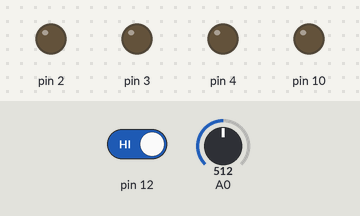
A sketch run on a simulated Arduino Uno, built for the host (arithmetic inside an expression is 32-bit, double 64-bit). Parts: output pins drawn as LEDs (lit = HIGH). Inputs (shaded band) come from the test bench; at power-on: pin 12 HIGH, A0 = 512. Random numbers use the default seed unless the sketch sets one.

Above: at 1.2 s.
1.3 s: pin 12 driven LOW
At 2.5 s:
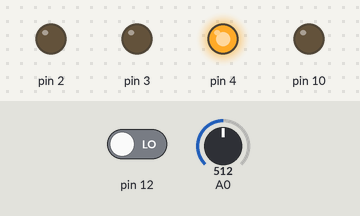
2.8 s: pin 12 driven HIGH
At 3.2 s:
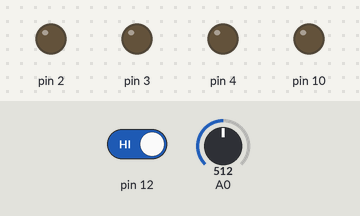
Timing chart, 0 to 5.8 s (numbered marks = the images above; inputs shaded):
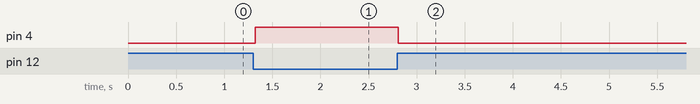

The sketch:

program.ino
```cpp
#define SCREEN_W 40
#define SCREEN_H 30
#define GAME_SPEED 40
#define JOYSTICK_ACCURACY 300
#define MAX_SCORE 185
#define SCORE_POINTS 10

#define VSYNC_PULSE 2
#define BACK_PORCH 33
#define VISIBLE_AREA 480

int8_t PXL_DATA[SCREEN_H][SCREEN_W];
int lineCounter;
int8_t skipLine;
bool visibleArea;
int8_t dy;
int8_t enemyX;
int8_t enemyY;
int8_t player;
int score;
int* defaultPos;

ISR(TIMER1_OVF_vect)
{
    lineCounter = 0;
}

ISR(TIMER2_OVF_vect)
{
    sei();
    __asm__("sleep \n");
}

ISR(TIMER2_COMPB_vect)
{
    int8_t columnCounter;
    int8_t* rowPtr;

    if (visibleArea)
    {
        rowPtr = &(PXL_DATA[(lineCounter - (BACK_PORCH + VSYNC_PULSE)) / (VISIBLE_AREA / SCREEN_H)][0]);
        columnCounter = SCREEN_W;

        while (columnCounter--)
        {
            PORTD = (*(rowPtr++)) << PD2;
        }

        PORTD = 0;
    }

    lineCounter++;
    skipLine = !skipLine;

    if (skipLine && (lineCounter > (BACK_PORCH + VSYNC_PULSE)) && (lineCounter < (BACK_PORCH + VSYNC_PULSE + VISIBLE_AREA)))
    {
        visibleArea = true;
    }
    else
    {
        visibleArea = false;
    }
}

void setup()
{
    randomSeed(analogRead(0));
    pinMode(10, OUTPUT);
    pinMode(4, OUTPUT);
    pinMode(3, OUTPUT);
    pinMode(2, OUTPUT);

    pinMode(A0, INPUT);
    pinMode(12, INPUT);

    TCCR1A = 0b00100011; // PIN D10 OUTPUT, FAST PWM MODE
    TCCR1B = 0b00011101; // FAST PWM, PRESCALER OF 1024
    TIMSK1 = 0b00000001; // OVERFLOW INTERRUPT ENABLE
    TCCR2A = 0b00100011; // PIN D3 OUTPUT, FAST PWM MODE
    TCCR2B = 0b00001010; // FAST PWM, PRESCALER OF 8
    TIMSK2 = 0b00000101; // OVERFLOW INTERRUPT ENABLE
    OCR1A = 259; // SET FREQ OF T1
    OCR2A = 63;  // SET FREQ OF T2
    OCR2B = 7;   // HSYNC PULSE DURATUIN
    SMCR = bit(SE);
    enemyX = SCREEN_W / 2 - 1;
    enemyY = 4;
}

void loop()
{
    delay(GAME_SPEED);

    auto pos = analogRead(A0) / JOYSTICK_ACCURACY;
    if (defaultPos != nullptr)
    {
        auto newPos = player + pos - *defaultPos;
        player = min(max(newPos, 0), SCREEN_W - 3);
    }
    else
    {
        defaultPos = new int(pos);
        player = SCREEN_W / 2 - 2;
    }

    bool shoot = !digitalRead(12);
    bool bulletFired;
    int8_t bulletX;
    int8_t bulletY;

    if (shoot)
    {
        bulletFired = true;
        dy = 0.0;
        bulletX = player;

        digitalWrite(4, HIGH);
    }
    else
    {
        digitalWrite(4, LOW);
    }

    if (bulletFired && (dy <= 27))
    {
        bulletY = 27 - dy;
        dy = dy + 1;
    }

    if ((bulletY <= 0) && (dy >= 27))
    {
        bulletFired = false;
        bulletY = 31;
    }

    uint8_t scoreLvL = score / SCREEN_W;

    if ((bulletX == (enemyX - 1)) && (bulletY == enemyY))
    {
        enemyX = random(1, 36);
        enemyY = random(scoreLvL + 3, 25);
        bulletFired = false;
        dy = 27;
        score = score + SCORE_POINTS;
        if (score >= MAX_SCORE)
        {
            score = 0;
        }
    }

    for (uint8_t y = 0; y < SCREEN_H; y++)
    {
        for (uint8_t x = 0; x < SCREEN_W; x++)
        {
            if ((y >= 28) && (y < 28 + 1) && (x >= player) && (x < player + 3))
            {
                PXL_DATA[y][x] = 0; // PLAYER BOTTOM
            }
            else if ((y >= 27) && (y < 27 + 1) && (x >= player + 1) && (x < player + 2))
            {
                PXL_DATA[y][x] = 0; // PLAYER TOP
            }
            else if ((bulletFired == 1) && (y == bulletY - 1) && (x == bulletX + 1))
            {
                PXL_DATA[y][x] = 0; // BULLET
            }
            else if ((y >= enemyY) && (y < enemyY + 1) && (x >= enemyX) && (x < enemyX + 1))
            {
                PXL_DATA[y][x] = 0; // ENEMY
            }
            else if (((y < scoreLvL) && (x < score)) || ((y <= scoreLvL) && (x < score % SCREEN_W)))
            {
                PXL_DATA[y][x] = 0; // SCORE
            }
            else
            {
                PXL_DATA[y][x] = 1; // BACKGROUND
            }
        }
    }
}
```

Measured:
- after the input at 1.3 s, pin 4: LOW → HIGH at once
- after the input at 2.8 s, pin 4: HIGH → LOW at once
